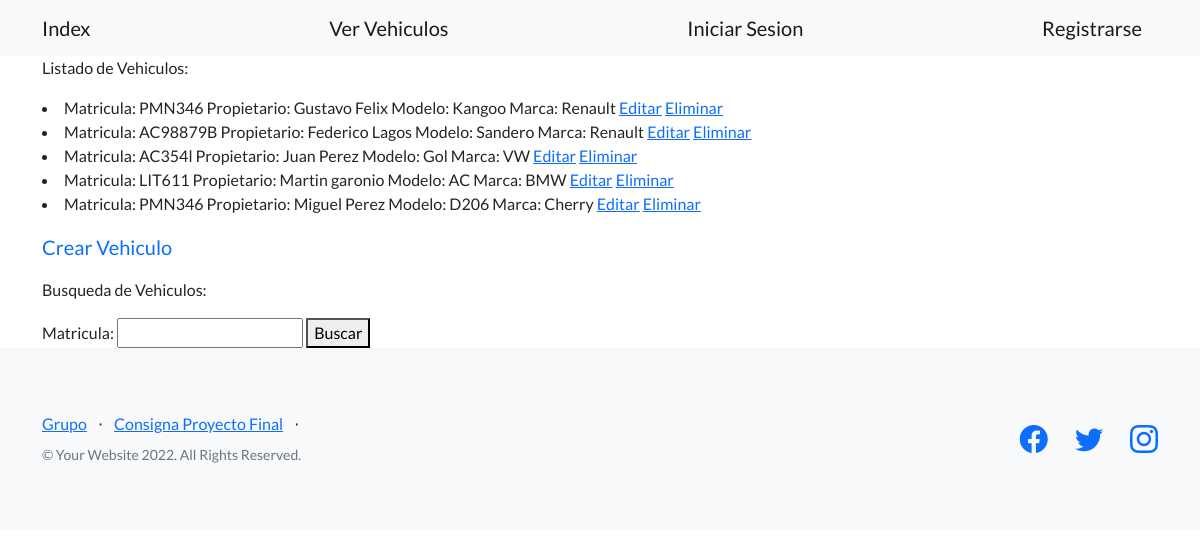
/avanzado/vehiculos/, run on an earlier commit of the app's database.
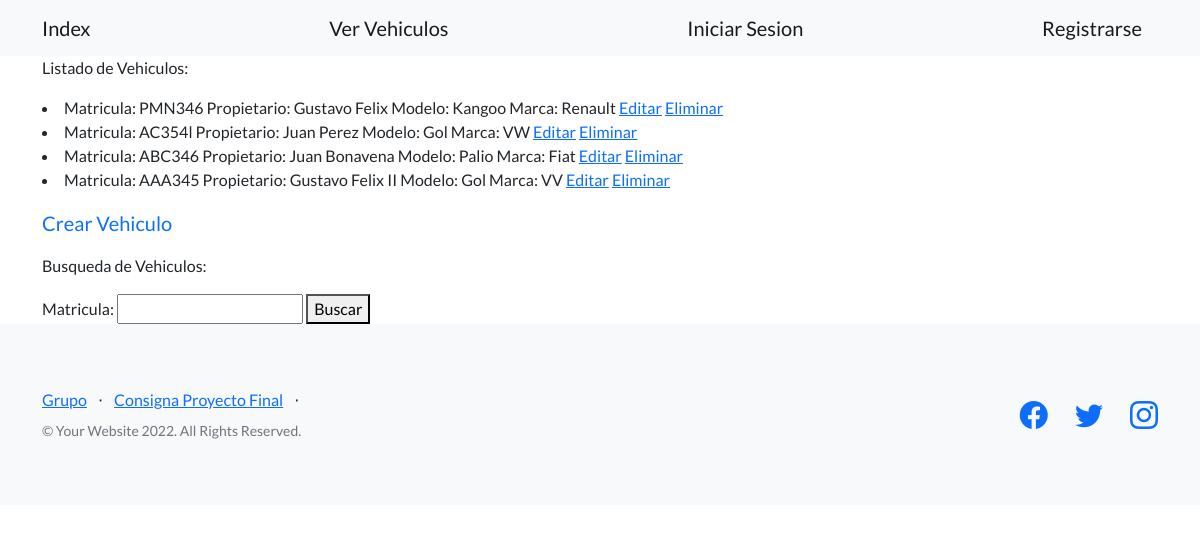
And on a later commit of the database.
### avanzado/models.py (models this page shows)
class Vehiculo(models.Model):
    matricula = models.CharField(max_length=20)
    propietario = models.CharField(max_length=20)
    modelo = models.CharField(max_length=20)
    marca  = models.CharField(max_length=20)
    cant_puertas = models.IntegerField()
    color = models.CharField(max_length=20)
    chasis = models.CharField(max_length=20)
    avatar = models.ImageField(upload_to='avatares', null=True, blank=True)#
    cliente = models.OneToOneField(User, on_delete=models.CASCADE)###problema###
    blog_post=RichTextField(null=True)
    def __str__(self):
        return f'Matricula: {self.matricula} Propietario: {self.propietario} Modelo: {self.modelo} Marca: {self.marca} '

### avanzado/views.py (the view)
# urls.py: path('vehiculos/', views.ListaVehiculos.as_view(), name='ver_vehiculos'),
class ListaVehiculos(ListView):
    model = Vehiculo
    template_name = 'avanzado/ver_vehiculos.html'
    def get_queryset(self):
        matricula = self.request.GET.get('matricula', '')
        if matricula:
            object_list = self.model.objects.filter(matricula__icontains=matricula)
        else:
            object_list = self.model.objects.all()
        return object_list
    def get_context_data(self, **kwargs):
        context = super().get_context_data(**kwargs)
        context["formulario"] = BusquedaVehiculo()
        return context

### avanzado/forms.py
class BusquedaVehiculo(forms.Form):
    matricula = forms.CharField(max_length=20, required=False)

### avanzado/templates/avanzado/ver_vehiculos.html (shortened to what this page needs)
{% extends 'padres/base.html' %}
{% block mi_contenido %}
<p>Listado de Vehiculos:</p>
<p>
    {% if object_list  %}
        {% for vehiculo in object_list %}
            <li>
                {{vehiculo}}
                <a href={% url 'editar_vehiculo' vehiculo.id %}>Editar</a>
                <a href={% url 'eliminar_vehiculo' vehiculo.id %}>Eliminar</a>
            </li>
        {% endfor %}
    {% else %}
        <p>No se encontraron resultados.</p>
    {% endif %}
</p>
<a class="navbar-brand" href={% url 'crear_vehiculo' %}>Crear Vehiculo</a>
<p>Busqueda de Vehiculos:</p>
<form action={% url 'ver_vehiculos' %} method="GET">
    {{formulario}}
    <button>Buscar</button>
</form>
{% endblock mi_contenido %}

What changed in the data, as far as the page shows it:
removed Vehiculo: matricula+propietario+modelo "Matricula: AC98879B Propietario: Federico Lagos Modelo: Sandero Marca: Renault"
removed Vehiculo: matricula+propietario+modelo "Matricula: LIT611 Propietario: Martin garonio Modelo: AC Marca: BMW"
removed Vehiculo: matricula+propietario+modelo "Matricula: PMN346 Propietario: Miguel Perez Modelo: D206 Marca: Cherry"
added Vehiculo: matricula+propietario+modelo "Matricula: ABC346 Propietario: Juan Bonavena Modelo: Palio Marca: Fiat"
added Vehiculo: matricula+propietario+modelo "Matricula: AAA345 Propietario: Gustavo Felix II Modelo: Gol Marca: VV"
